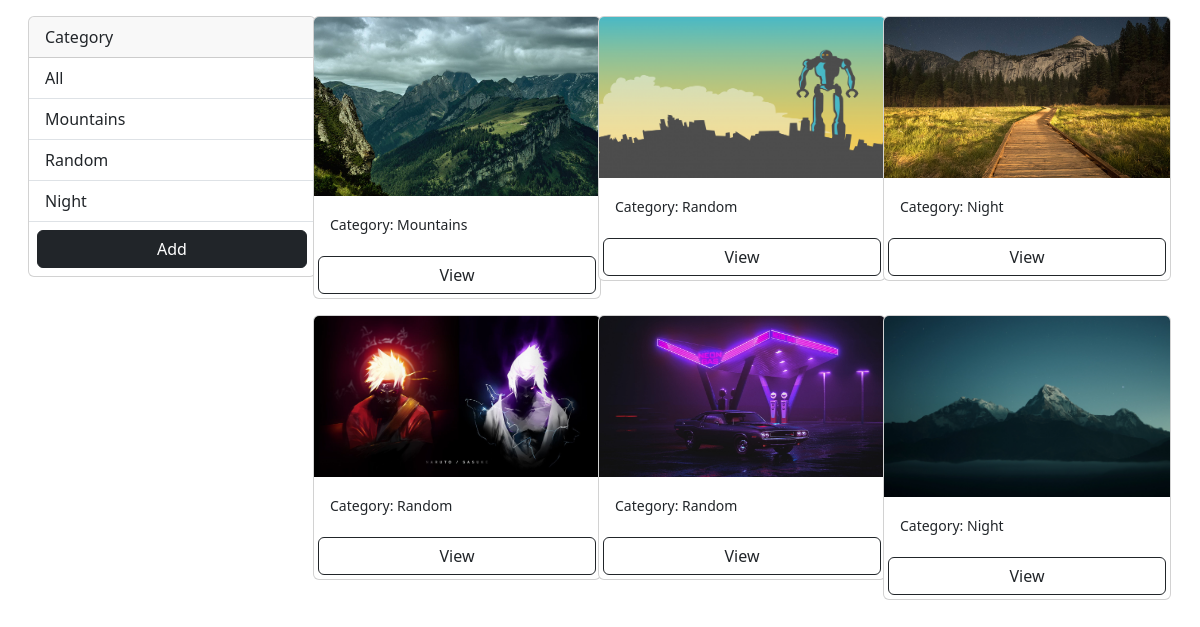
The page / on the database its author committed.
### album/models.py (models this page shows, shortened)
class Category(models.Model):
    name = models.CharField(max_length=100, null=True, blank=True)

class Photo(models.Model):
    category = models.ForeignKey(Category, on_delete=models.SET_NULL, null=True)
    image = models.ImageField(null=True, blank=True)
    description =models.TextField()

### album/views.py (the view)
# urls.py: path("", gallery, name="gallery"),
def gallery(request):
    category = request.GET.get("category")
    if category == None:
        photos = Photo.objects.all()
    else:
        photos = Photo.objects.filter(category__name=category)
    categories = Category.objects.all()
    context = {"categories":categories, "photos":photos}
    return render(request, 'gallery.html', context)

### album/templates/gallery.html (shortened to what this page needs)
{% extends "base.html" %}
{% block content %}
<div class="container m-3">
    <div class="row">
        <div class="col-md-3">
            <div class="card" style="width: 18rem;">
                <div class="card-header">
                    Category
                  </div>
                  <ul class="list-group list-group-flush">
                    <li class="list-group-item"><a class="text-decoration-none text-dark" href="{% url "gallery" %}">All</a></li>
                    {% for category in categories %}
                    <li class="list-group-item"><a class="text-decoration-none text-dark" href="{% url "gallery" %}?category={{ category.name }}">{{ category.name }}</a></li>
                    {% endfor %}
                    <a href="{% url "add" %}" class="btn btn-dark btn-block m-2">Add</a>
                </ul>
              </div>
        </div>
        <div class="col-md-9">
            <div class="row">
              {% for photo in photos %}
                <div class="col-md-4 mb-3">
                    <div class="card" style="width: 18rem;">
                        <img src="{{ photo.image.url }}" class="card-img-top" alt="...">
                        <div class="card-body">
                          <small class="card-text">Category: {{ photo.category.name }}</small>
                        </div>
                        <a href="{% url "photo" photo.pk %}" class="btn btn-outline-dark m-1">View</a>
                      </div>
                </div>
              {% endfor %}
            </div>
        </div>
    </div>
</div>
{% endblock content %}

### templates/base.html (shortened to what this page needs)
{% load static %}
<!DOCTYPE html>
<html lang="en">
<head>
    <link href="https://cdn.jsdelivr.net/npm/bootstrap@5.3.0-alpha2/dist/css/bootstrap.min.css" rel="stylesheet">
</head>
<body>
    {% block content %}{% endblock content %}
</body>
</html>

### rows shown on the page
Category: name "Mountains"
Category: name "Random"
Category: name "Night"
Photo: image (picture), category.name "Mountains"
Photo: image (picture), category.name "Random"
Photo: image (picture), category.name "Night"
Photo: image (picture), category.name "Random"
Photo: image (picture), category.name "Random"
Photo: image (picture), category.name "Night"
